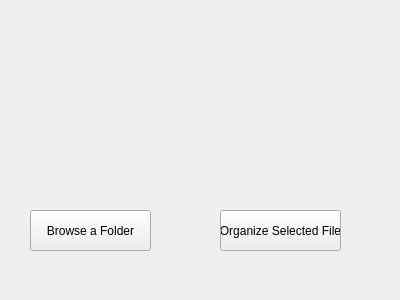
<?xml version="1.0" encoding="UTF-8"?>
<ui version="4.0">
 <class>Form</class>
 <widget class="QWidget" name="Form">
  <property name="geometry">
   <rect>
    <x>0</x>
    <y>0</y>
    <width>400</width>
    <height>300</height>
   </rect>
  </property>
  <property name="windowTitle">
   <string>File Organizer</string>
  </property>
  <widget class="QPushButton" name="btn_browse">
   <property name="geometry">
    <rect>
     <x>30</x>
     <y>210</y>
     <width>121</width>
     <height>41</height>
    </rect>
   </property>
   <property name="text">
    <string>Browse a Folder</string>
   </property>
  </widget>
  <widget class="QPushButton" name="btn_organize">
   <property name="geometry">
    <rect>
     <x>220</x>
     <y>210</y>
     <width>121</width>
     <height>41</height>
    </rect>
   </property>
   <property name="text">
    <string>Organize Selected File</string>
   </property>
  </widget>
  <widget class="QLabel" name="lbl_status">
   <property name="geometry">
    <rect>
     <x>36</x>
     <y>180</y>
     <width>301</width>
     <height>20</height>
    </rect>
   </property>
   <property name="text">
    <string/>
   </property>
  </widget>
 </widget>
 <resources/>
 <connections/>
</ui>
